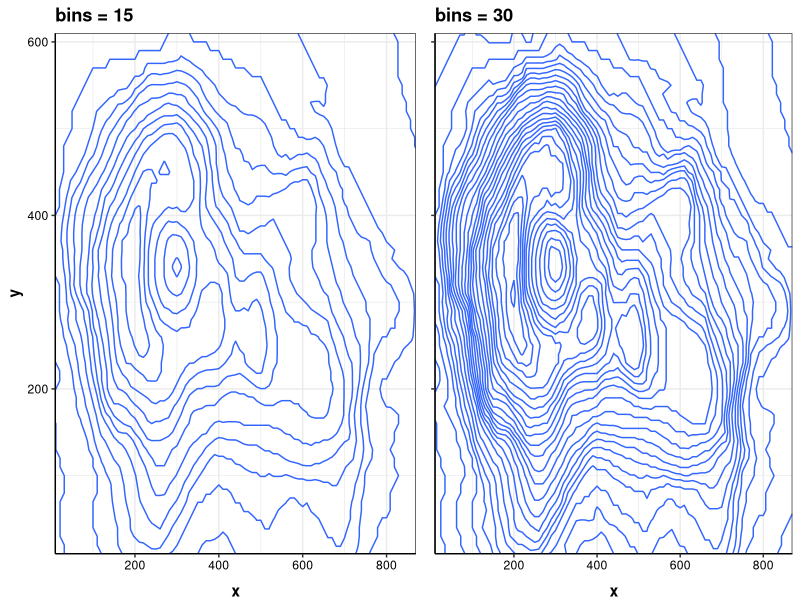
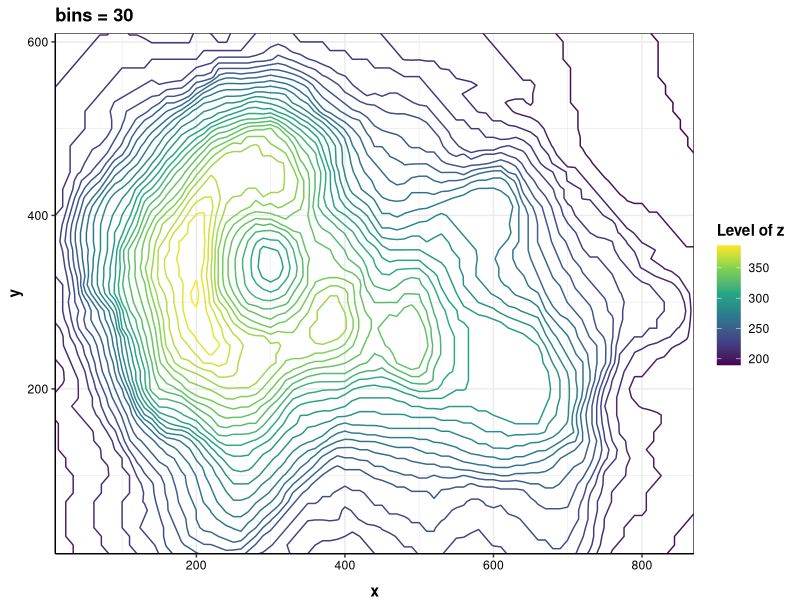
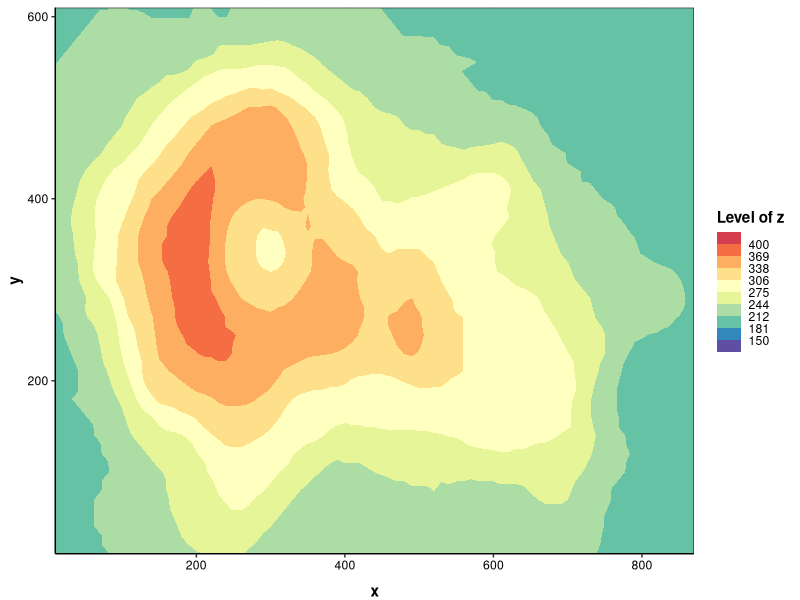
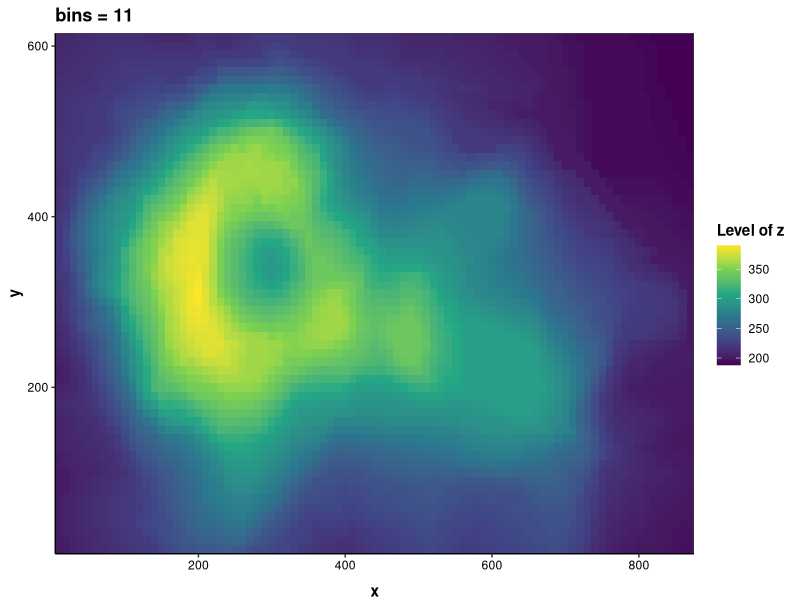

Source code (R) for these figures, in order:
library(ggplot2)
library(dplyr)
library(ggthemes)
library(gridExtra)

Dt <- read.csv('Dataset.csv')
head(Dt)

# Version 1
## bins = 15
p1 <- 
  ggplot(Dt, aes(x, y, z = z)) +
  geom_contour(bins = 15) +                 # Create contour plot with 15 bins
  ggtitle('bins = 15') + 
  scale_x_continuous(expand = c(0, 0)) +
  scale_y_continuous(expand = c(0, 0)) +
  theme_bw() +                                                      # dark-on-light theme
  theme(panel.background = element_blank(),                    
        axis.line.x = element_line(),                               # these two are for the axis line
        axis.line.y = element_line(),
        axis.text.x = element_text(colour = "black"),               # there two are for texts in axes
        axis.text.y = element_text(colour = "black"),
        axis.ticks.x = element_line(),                              # these two are for ticks in axes
        axis.ticks.y = element_line(),
        axis.title.x = element_text(colour = "black", face = 'bold', vjust = -1),                              
        axis.title.y = element_text(colour = "black", face = 'bold'),
        plot.title = element_text(face = 'bold'),
        legend.title = element_text(colour = "black", face = 'bold'),
        legend.text = element_text(colour = "black"))

## bins = 30
p2 <- 
  ggplot(Dt, aes(x, y, z = z)) +
  geom_contour(bins = 30) +                # Create contour plot with 30 bins
  ggtitle('bins = 30') + 
  scale_x_continuous(expand = c(0, 0)) +
  scale_y_continuous(expand = c(0, 0)) +
  theme_bw() +                                                      # dark-on-light theme
  theme(panel.background = element_blank(),                    
        axis.line.x = element_line(),                               # these two are for the axis line
        axis.line.y = element_line(),
        axis.text.x = element_text(colour = "black"),               # there two are for texts in axes
        axis.text.y = element_blank(),
        axis.ticks.x = element_line(),                              # these two are for ticks in axes
        axis.ticks.y = element_line(),
        axis.title.x = element_text(colour = "black", face = 'bold', vjust = -1),                              
        axis.title.y = element_blank(),
        plot.title = element_text(face = 'bold'),
        legend.title = element_text(colour = "black", face = 'bold'),
        legend.text = element_text(colour = "black"))

# Arrange 2 figures
Layout.Mat <- matrix(c(rep(1, 9), rep(2, 8)), nrow = 1)
grid.arrange(p1, p2, layout_matrix = Layout.Mat)

# Version 2
p3 <- 
  ggplot(Dt, aes(x, y, z = z)) +
  geom_contour(aes(colour = after_stat(level)), bins = 30) +       # Create contour plot with 30 bins and set color of level
  scale_color_continuous(type = 'viridis') +
  ggtitle('bins = 30') + 
  scale_x_continuous(expand = c(0, 0)) +
  scale_y_continuous(expand = c(0, 0)) +
  theme_bw() +                                                      # dark-on-light theme
  theme(panel.background = element_blank(),                    
        axis.line.x = element_line(),                               # these two are for the axis line
        axis.line.y = element_line(),
        axis.text.x = element_text(colour = "black"),               # there two are for texts in axes
        axis.text.y = element_text(colour = "black"),
        axis.ticks.x = element_line(),                              # these two are for ticks in axes
        axis.ticks.y = element_line(),
        axis.title.x = element_text(colour = "black", face = 'bold', vjust = -1),                              
        axis.title.y = element_text(colour = "black", face = 'bold'),
        plot.title = element_text(face = 'bold'),
        legend.title = element_text(colour = "black", face = 'bold'),
        legend.text = element_text(colour = "black"))

# Modify legend title
p3$labels$colour <- 'Level of z'
p3

# Create selected palette
require(RColorBrewer)
Breaks <- c(-Inf, seq(150, 400, length.out = 9), Inf)               # set up the number of breaks
Spectral.colors <- brewer.pal(n = length(Breaks), name = "Spectral") # generate color palette

# Version 3
p4 <- 
  ggplot(Dt, aes(x, y, z = z)) +
  geom_contour_filled(breaks = Breaks) +            # pass Breaks (approximately bins = 11)
  scale_fill_manual(values = rev(Spectral.colors),  # set up color palette manually and using decrasing order for values
                    drop = F) +                     # avoid dropping unused factors 
  guides(fill = guide_colorsteps(direction = "vertical")) +         # vertically display legend
  scale_x_continuous(expand = c(0, 0)) +
  scale_y_continuous(expand = c(0, 0)) +
  theme_bw() +                                                      # dark-on-light theme
  theme(panel.background = element_blank(),                    
        axis.line.x = element_line(),                               # these two are for the axis line
        axis.line.y = element_line(),
        axis.text.x = element_text(colour = "black"),               # there two are for texts in axes
        axis.text.y = element_text(colour = "black"),
        axis.ticks.x = element_line(),                              # these two are for ticks in axes
        axis.ticks.y = element_line(),
        axis.title.x = element_text(colour = "black", face = 'bold', vjust = -1),                              
        axis.title.y = element_text(colour = "black", face = 'bold'),
        plot.title = element_text(face = 'bold'),
        legend.title = element_text(colour = "black", face = 'bold'),
        legend.text = element_text(colour = "black"))

# Modify legend title
p4$labels$fill <- 'Level of z'
p4

# Version 4
p5 <- 
  ggplot(Dt, aes(x, y, z = z)) +
  geom_contour(bins = 11) +            # create contour plot with 30 bins and set color of level
  geom_raster(aes(fill = z)) +         # fill grid 
  scale_fill_continuous(type = 'viridis') +
  ggtitle('bins = 11') + 
  scale_x_continuous(expand = c(0, 0)) +
  scale_y_continuous(expand = c(0, 0)) +
  theme_bw() +                                                      # dark-on-light theme
  theme(panel.background = element_blank(),                    
        axis.line.x = element_line(),                               # these two are for the axis line
        axis.line.y = element_line(),
        axis.text.x = element_text(colour = "black"),               # there two are for texts in axes
        axis.text.y = element_text(colour = "black"),
        axis.ticks.x = element_line(),                              # these two are for ticks in axes
        axis.ticks.y = element_line(),
        axis.title.x = element_text(colour = "black", face = 'bold', vjust = -1),                              
        axis.title.y = element_text(colour = "black", face = 'bold'),
        plot.title = element_text(face = 'bold'),
        legend.title = element_text(colour = "black", face = 'bold'),
        legend.text = element_text(colour = "black"))
# Modify legend title
p5$labels$fill <- 'Level of z'
p5


